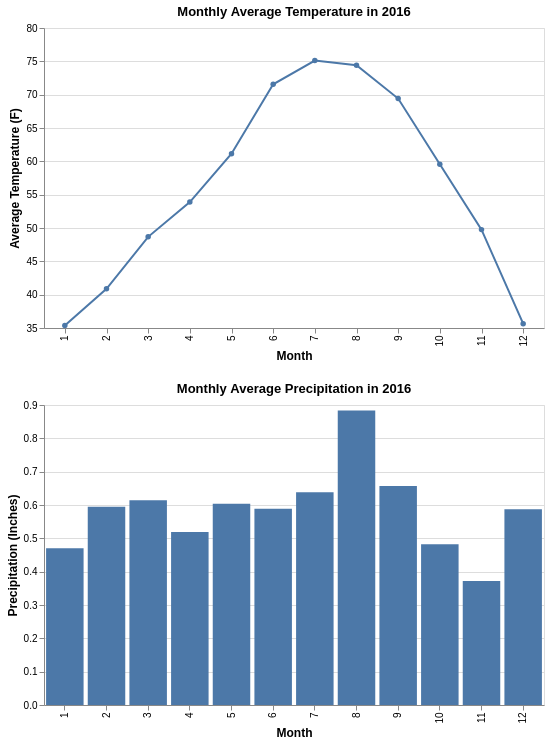

Here is the notebook cell this chart was saved with:
### Markdown cell above
This code cleans and prepares the weather dataset for analysis by selecting key variables, renaming columns for clarity, and removing missing values. The data is then filtered to include only observations from 2016, and a new season variable is created based on the month. The resulting tidy dataset is ready for use in descriptive, exploratory, predictive, and inferential analyses.

### Code cell
import altair as alt

monthly_summary = weather_tidy.groupby('Month')[['Avg_Temp', 'Precipitation']].mean().reset_index()

temp_line = alt.Chart(monthly_summary, title="Monthly Average Temperature in 2016").mark_line(point=True).encode(
    x=alt.X("Month:O").title("Month"),
    y=alt.Y("Avg_Temp:Q").scale(zero=False).title("Average Temperature (F)")
).properties(width=500, height=300)

precip_bar = alt.Chart(monthly_summary, title="Monthly Average Precipitation in 2016").mark_bar().encode(
    x=alt.X("Month:O").title("Month"),
    y=alt.Y("Precipitation:Q").title("Precipitation (Inches)")
).properties(width=500, height=300)

combined_plot = alt.vconcat(temp_line, precip_bar).configure_axis(titleFontSize=12)
combined_plot.display()

### Figure 1 — Vega-Lite specification as saved in the notebook (floating-point values rounded to 4 significant figures)
{"config": {"view": {"continuousWidth": 300, "continuousHeight": 300}, "axis": {"titleFontSize": 12}}, "vconcat": [{"mark": {"type": "line", "point": true}, "encoding": {"x": {"field": "Month", "title": "Month", "type": "ordinal"}, "y": {"field": "Avg_Temp", "scale": {"zero": false}, "title": "Average Temperature (F)", "type": "quantitative"}}, "height": 300, "title": "Monthly Average Temperature in 2016", "width": 500}, {"mark": {"type": "bar"}, "encoding": {"x": {"field": "Month", "title": "Month", "type": "ordinal"}, "y": {"field": "Precipitation", "title": "Precipitation (Inches)", "type": "quantitative"}}, "height": 300, "title": "Monthly Average Precipitation in 2016", "width": 500}], "data": {"name": "data-7c4ca6b4a08f82b0e0ee5e8a3f360395"}, "$schema": "https://vega.github.io/schema/vega-lite/v5.8.0.json", "datasets": {"data-7c4ca6b4a08f82b0e0ee5e8a3f360395": [{"Month": 1, "Avg_Temp": 35.37, "Precipitation": 0.4702}, {"Month": 2, "Avg_Temp": 40.87, "Precipitation": 0.5951}, {"Month": 3, "Avg_Temp": 48.67, "Precipitation": 0.614}, {"Month": 4, "Avg_Temp": 53.89, "Precipitation": 0.519}, {"Month": 5, "Avg_Temp": 61.14, "Precipitation": 0.6035}, {"Month": 6, "Avg_Temp": 71.56, "Precipitation": 0.5889}, {"Month": 7, "Avg_Temp": 75.11, "Precipitation": 0.6382}, {"Month": 8, "Avg_Temp": 74.41, "Precipitation": 0.8832}, {"Month": 9, "Avg_Temp": 69.41, "Precipitation": 0.6571}, {"Month": 10, "Avg_Temp": 59.56, "Precipitation": 0.4823}, {"Month": 11, "Avg_Temp": 49.76, "Precipitation": 0.3723}, {"Month": 12, "Avg_Temp": 35.65, "Precipitation": 0.587}]}}
